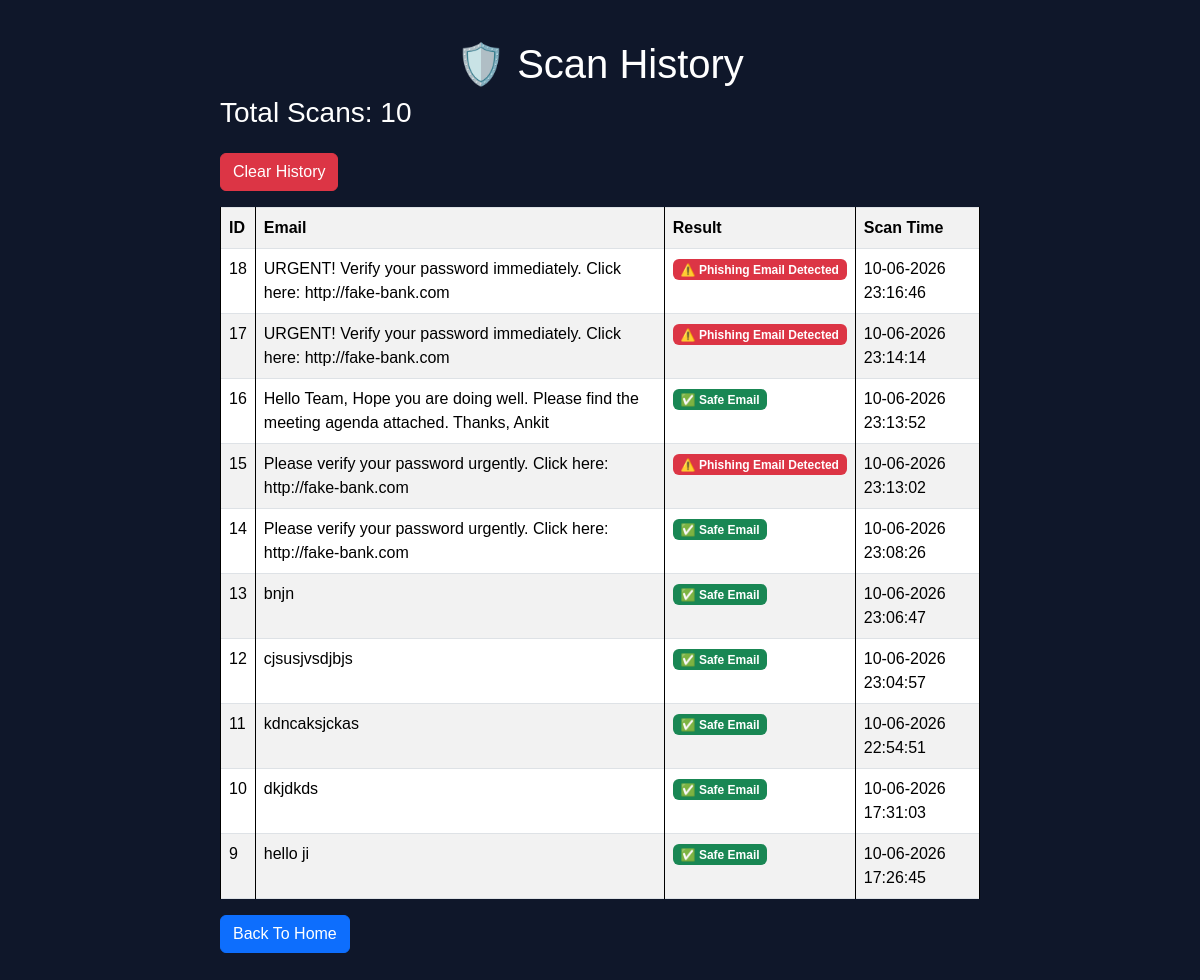
The app's page /history with its own data.
### tables this page shows
CREATE TABLE scans(
    id INTEGER PRIMARY KEY AUTOINCREMENT,
    email_text TEXT,
    result TEXT,
    scan_time TEXT
);

### app.py (the view)
@app.route("/history")
def history():
    conn = sqlite3.connect("database/history.db")
    cursor = conn.cursor()
    cursor.execute("SELECT * FROM scans ORDER BY id DESC")
    data = cursor.fetchall()
    conn.close()
    return render_template(
        "history.html",
        data=data
    )

### templates/history.html (shortened to what this page needs)
<!DOCTYPE html>
<html>
<head>
    <link href="https://cdn.jsdelivr.net/npm/bootstrap@5.3.3/dist/css/bootstrap.min.css" rel="stylesheet">
    <link rel="stylesheet" href="{{ url_for('static', filename='style.css') }}">
</head>
<body>
<div class="container mt-4">
    <h1>🛡️ Scan History</h1>
    <h3>Total Scans: {{ data|length }}</h3>
    <a href="/clear_history"
       onclick="return confirm('Are you sure you want to clear history?')">
        <button class="btn btn-danger mb-3">
            Clear History
        </button>
    </a>
    <table class="table table-striped table-bordered table-hover">
        <tr>
            <th>ID</th>
            <th>Email</th>
            <th>Result</th>
            <th>Scan Time</th>
        </tr>
        {% for row in data %}
        <tr>
            <td>{{ row[0] }}</td>
            <td>{{ row[1] }}</td>
            <td>
                {% if "Safe" in row[2] %}
                    <span class="badge bg-success">
                        {{ row[2] }}
                    </span>
                {% else %}
                    <span class="badge bg-danger">
                        {{ row[2] }}
                    </span>
                {% endif %}
            </td>
            <td>{{ row[3] }}</td>
        </tr>
        {% endfor %}
    </table>
    <a href="/" class="btn btn-primary">
        Back To Home
    </a>
</div>
</body>
</html>

### static/style.css (style rules this page uses)
body { background:#0f172a; color:white; font-family:Arial; }
.container { width:70%; margin:auto; margin-top:40px; }
h1 { text-align:center; }
button { margin-top:15px; padding:12px 25px; font-size:18px; cursor:pointer; }
body { font-family: Arial, sans-serif; margin: 40px; }
table { border-collapse: collapse; }
th, td { border: 1px solid black; padding: 10px; }
button { padding: 8px 15px; cursor: pointer; }

### records on screen
scans: id "18", email_text "URGENT! Verify your password immediately. Click here: http://fake-bank.com", result "⚠️ Phishing Email Detected", scan_time "10-06-2026 23:16:46"
scans: id "17", email_text "URGENT! Verify your password immediately. Click here: http://fake-bank.com", result "⚠️ Phishing Email Detected", scan_time "10-06-2026 23:14:14"
scans: id "16", email_text "Hello Team, Hope you are doing well. Please find the meeting agenda attached. Thanks, Ankit", result "✅ Safe Email", scan_time "10-06-2026 23:13:52"
scans: id "15", email_text "Please verify your password urgently. Click here: http://fake-bank.com", result "⚠️ Phishing Email Detected", scan_time "10-06-2026 23:13:02"
scans: id "14", email_text "Please verify your password urgently. Click here: http://fake-bank.com", result "✅ Safe Email", scan_time "10-06-2026 23:08:26"
scans: id "13", email_text "bnjn", result "✅ Safe Email", scan_time "10-06-2026 23:06:47"
scans: id "12", email_text "cjsusjvsdjbjs", result "✅ Safe Email", scan_time "10-06-2026 23:04:57"
scans: id "11", email_text "kdncaksjckas", result "✅ Safe Email", scan_time "10-06-2026 22:54:51"
scans: id "10", email_text "dkjdkds", result "✅ Safe Email", scan_time "10-06-2026 17:31:03"
scans: id "9", email_text "hello ji", result "✅ Safe Email", scan_time "10-06-2026 17:26:45"

### other values on screen
{{ data|length }} "10"
